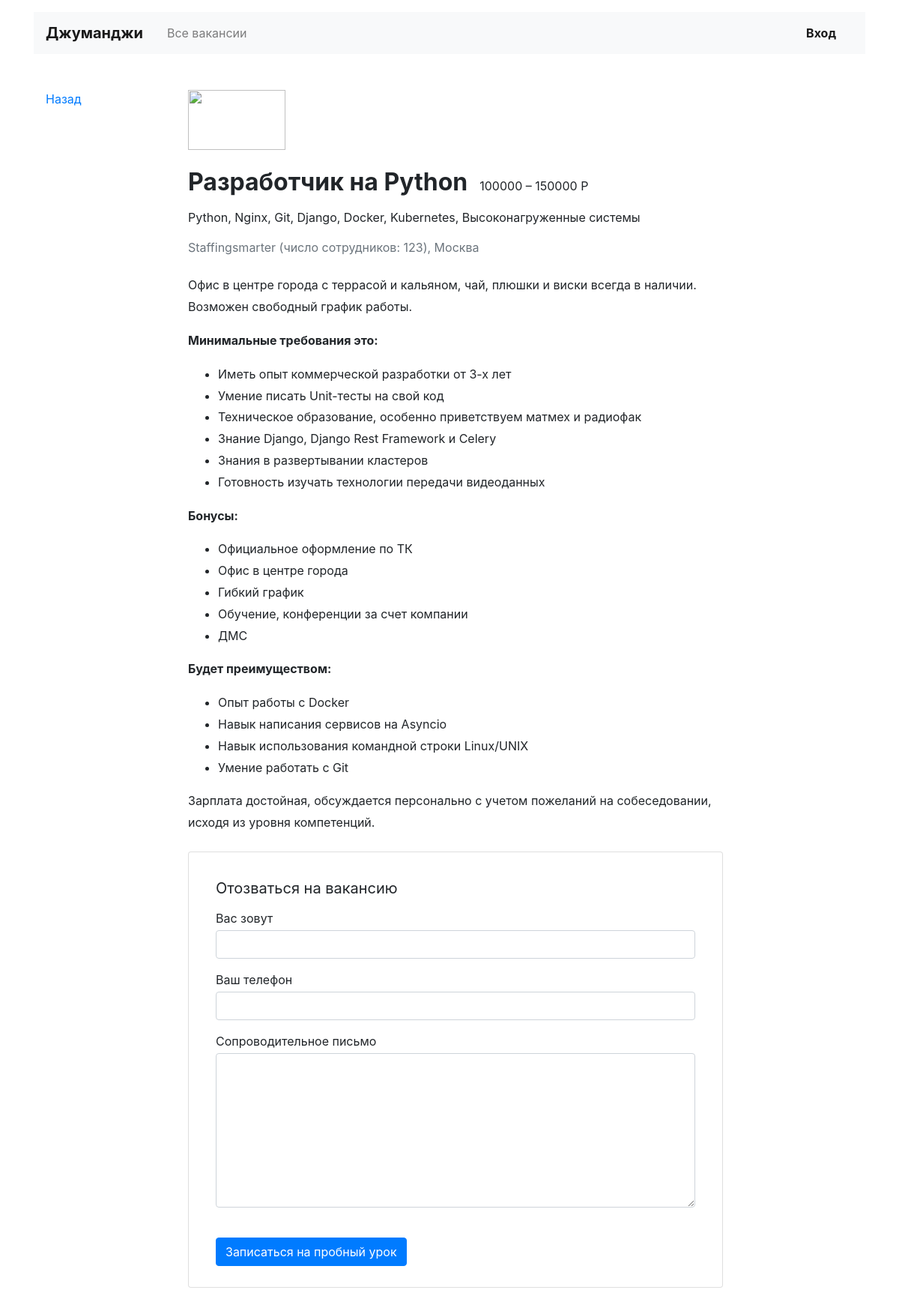
Screenshot of /vacancies/1 with the database file from the repository.
### vacancies/models.py (models this page shows)
class Vacancy(models.Model):
    title = models.CharField(max_length=64)
    specialty = models.ForeignKey(Specialty, related_name='vacancies', on_delete=models.CASCADE, null=True)
    company = models.ForeignKey(Company, related_name='vacancies', on_delete=models.CASCADE, null=True)
    skills = models.CharField(max_length=64)
    description = models.TextField()
    salary_min = models.FloatField()
    salary_max = models.FloatField()
    published_at = models.DateField()

class Company(models.Model):
    name = models.CharField(max_length=64)
    location = models.CharField(max_length=64)
    logo = models.URLField(default='https://place-hold.it/100x60')
    description = models.TextField()
    employee_count = models.IntegerField()

### vacancies/views.py (the view)
# urls.py: path('vacancies/<int:vacancy_id>', views.vacancy_view, name='vacancy-view'),
def vacancy_view(request, vacancy_id: int):
    valid_vacancy_id = tuple(item.id for item in Vacancy.objects.all())
    if vacancy_id not in valid_vacancy_id:
        raise Http404
    id_company = Vacancy.objects.get(id=vacancy_id).company_id
    return render(request, 'vacancy.html',
                  context={'vacancy': Vacancy.objects.get(id=vacancy_id),
                           'company_info': Company.objects.get(id=id_company)})

### templates/vacancy.html (shortened to what this page needs)
{% include 'title.html' %}
      {% include 'head.html' %}
</head>
<body>
{% include 'header.html' %}
<main class="container mt-3 pb-5">
    <div class="row mt-5">
        <div class="col-12 col-lg-2">
            <div class="pl-3 mb-5">
                <p><a href="#">Назад</a></p>
            </div>
        </div>
        <div class="col-12 col-lg-8">
            <section class="pl-3">
                <a href="#"><img src="https://place-hold.it/130x80" width="130" height="80" alt=""></a>
                <div class="d-flex align-items-baseline align-content-baseline">
                    <h1 class="h2 mt-4 font-weight-bold">{{ vacancy.title }}</h1>
                    <p class="m-0 pl-3">{{ vacancy.salary_min|floatformat:0 }} – {{ vacancy.salary_max|floatformat:0 }}
                        Р</p>
                </div>
                <p class="mt-2">{{ vacancy.skills }}</p>
                <p class="text-muted mb-4">{{ company_info.name|title }} (число
                    сотрудников: {{ company_info.employee_count }}), {{ company_info.location }}</p>
                <div style="line-height: 1.8;">{{ vacancy.description|safe }}</div>
                <form action="/echo" class="card mt-4 mb-3" enctype="multipart/form-data">
                    <div class="card-body mx-3">
                        <p class="h5 mt-3 font-weight-normal">Отозваться на вакансию</p>
                        <div class="form-group">
                            <label class="mb-1 mt-2" for="userName">Вас зовут</label>
                            <input class="form-control" type="text" placeholder="" id="userName">
                        </div>
                        <div class="form-group">
                            <label class="mb-1" for="userPhone">Ваш телефон</label>
                            <input class="form-control" type="tel" placeholder="" id="userPhone">
                        </div>
                        <div class="form-group">
                            <label class="mb-1" for="userMsg">Сопроводительное письмо</label>
                            <textarea class="form-control" rows="8" id="userMsg"></textarea>
                        </div>
                        <input type="submit" class="btn btn-primary mt-4 mb-2" value="Записаться на пробный урок">
                    </div>
                </form>
            </section>
        </div>
    </div>
</main>
</body>
</html>

### rows the page displays
Vacancy: title "Разработчик на Python", salary_min "100000", salary_max "150000", skills "Python, Nginx, Git, Django, Docker, Kubernetes, Высоконагруженные системы", description "Офис в центре города с террасой и кальяном, чай, плюшки и виски всегда в наличии. Возможен свободный график работы. Минимальные требования это: Иметь опыт коммерческой разработки от 3-х лет Умение писать Unit-тесты на свой код Техническое образование, особенно приветствуем матмех и радиофак Знание Django, Django Rest Framework и Celery Знания в развертывании кластеров Готовность изучать технологии передачи видеоданных Бонусы: Официальное оформление по ТК Офис в центре города Гибкий график Обучение, конференции за счет компании ДМС Будет преимуществом: Опыт работы с Docker Навык написания сервисов на Asyncio Навык использования командной строки Linux/UNIX Умение работать с Git Зарплата…"
Company: name "Staffingsmarter", employee_count "123", location "Москва"
